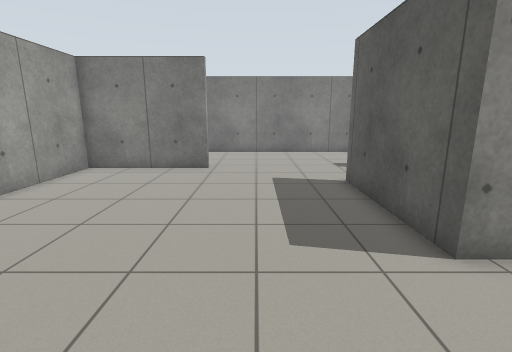
view 1 (above)

15 first-person views from a walk through a world built for the Gazebo simulator. The camera is 1.2 m above the floor, tilts 12° down and sees 85° across. The floor is counted in squares, 0.5 m on a side. Each view is taken from the middle of a square. On the plan, view 1 faces up. The plan holds only what a view shows up to about 18 squares ahead; the rest is blank.

view 2
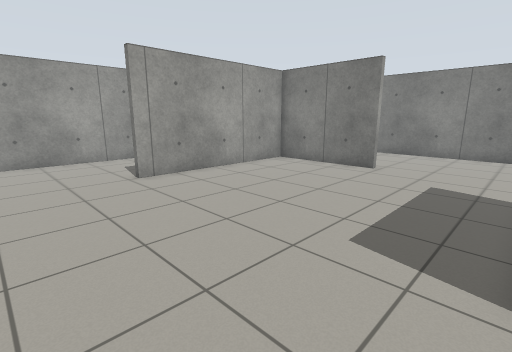

view 3
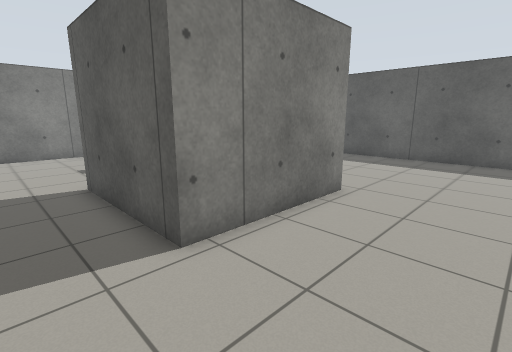

view 4
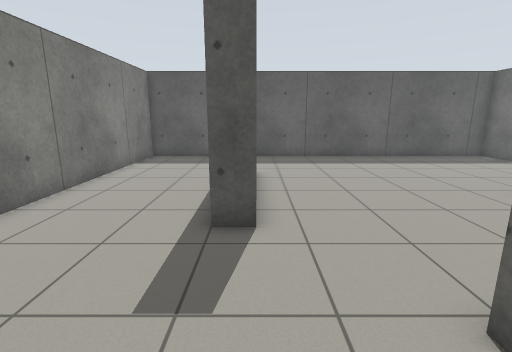

view 5
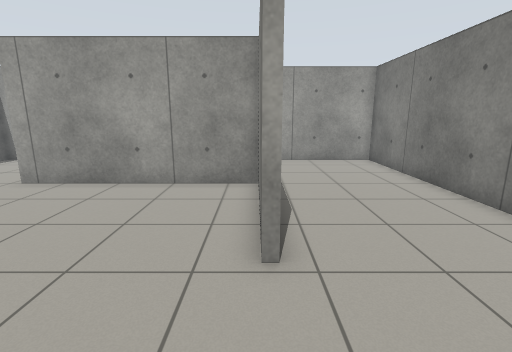

view 6
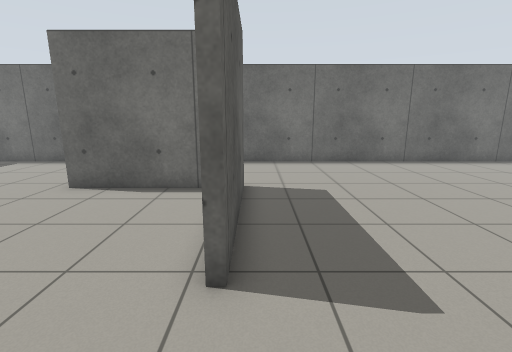

view 7
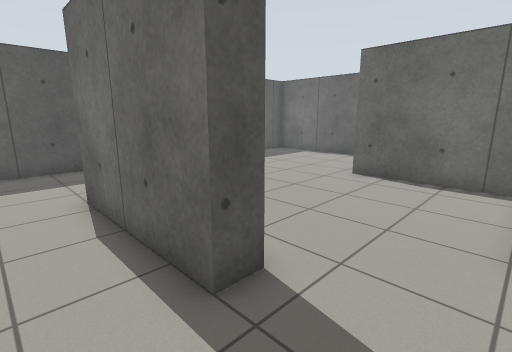

view 8
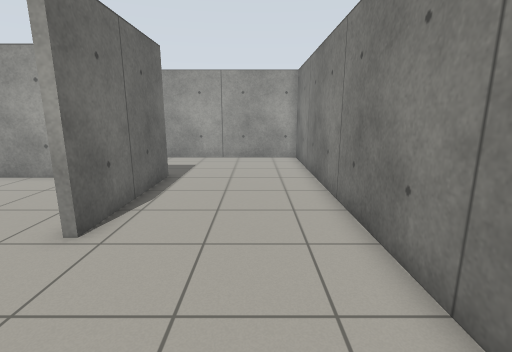

view 9
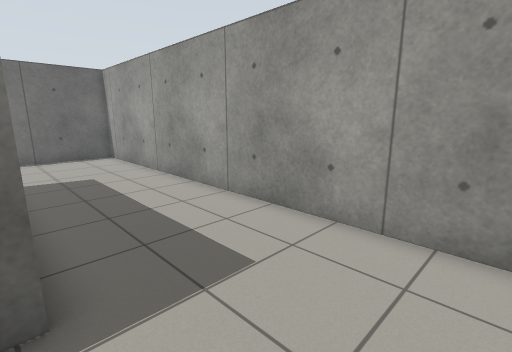

view 10
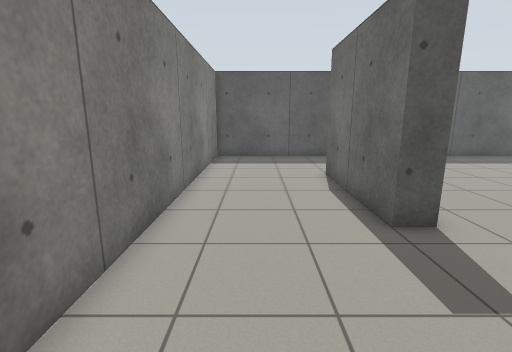

view 11
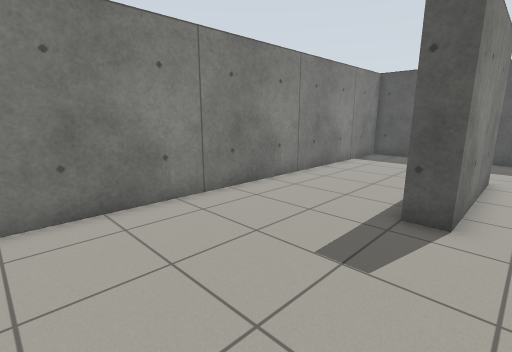

view 12
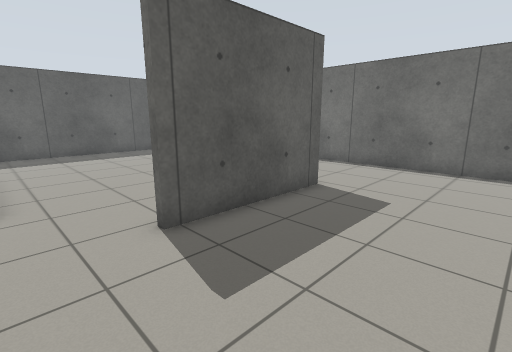

view 13
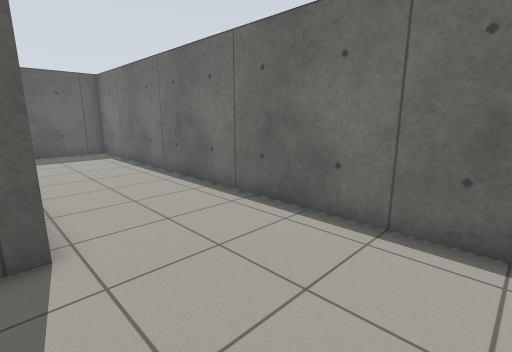

view 14
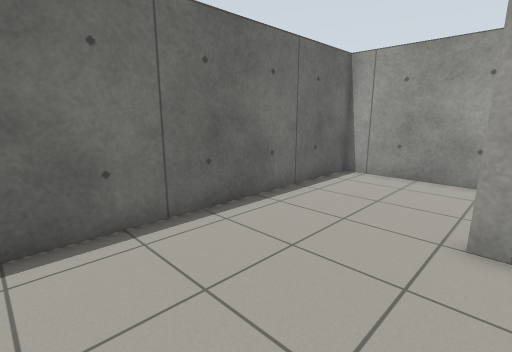

view 15
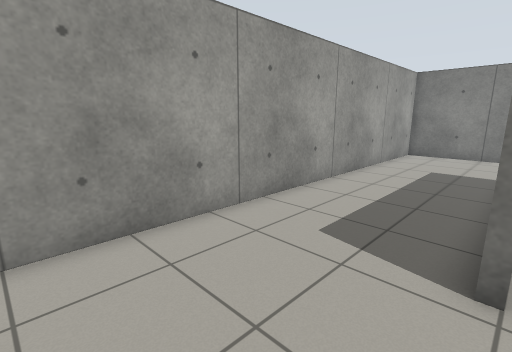

### Floor plan
Points are (right, up) in squares from view 1. A wall is a line through its corners. A room is listed if a view was taken in it or the views show most of it. See-through windows are left out.
Room 1 (views 1, 2, 3, 13, 14)
walls: (-2.3, 13.1) (-8, 13.1) (-8, 4.4); (9.5, 4.4) (3.4, 4.4) (3.4, 10.5); (-7.5, -1) (10.5, -1)
ways out: opening at (-8, 2) to room 2; opening at (0, 12) to room 2; opening at (10.8, 2) to room 3
Room 2 (views 4, 5, 6, 7, 8, 9, 10, 11, 12, 15)
walls: (-8.4, 13.4) (-2.3, 13.4) (-2.3, 13.1); (6.8, 13.1) (6.8, 14) (12.9, 14); (-8, 4.4) (-8.4, 4.4); (18.2, 12.4) (18.2, 19.4) (-13.7, 19.4) (-13.7, -1) (-7.5, -1)
ways out: opening at (-8, 2) to room 1; opening at (0, 12) to room 1; opening at (5.2, 11) to room 3; opening at (15.5, 13.5) to room 3
Room 3 (no view inside)
walls: (12.9, 13.1) (6.8, 13.1); (4.2, 4.7) (9.5, 4.7); (10.5, -1) (18.2, -1) (18.2, 12.4)
ways out: opening at (10.8, 2) to room 1; opening at (5.2, 11) to room 2; opening at (15.5, 13.5) to room 2

Where each view was taken, in squares from view 1:
view 1: 0 up, 0 right, facing up
view 2: 0 up, 3 right, facing up-left
view 3: 0 up, 1 right, facing up-right
view 4: 13 up, 1 right, facing right
view 5: 13 up, 2 right, facing left
view 6: 14 up, 3 right, facing down
view 7: 16 up, 4 right, facing down-right
view 8: 17 up, 3 right, facing left
view 9: 17 up, 8 left, facing down-left
view 10: 17 up, 1 right, facing right
view 11: 12 up, 0 right, facing up-right
view 12: 13 up, 2 left, facing down-right
view 13: 5 up, 2 left, facing down-right
view 14: 5 up, 2 left, facing down-left
view 15: 0 up, 8 left, facing up-left
